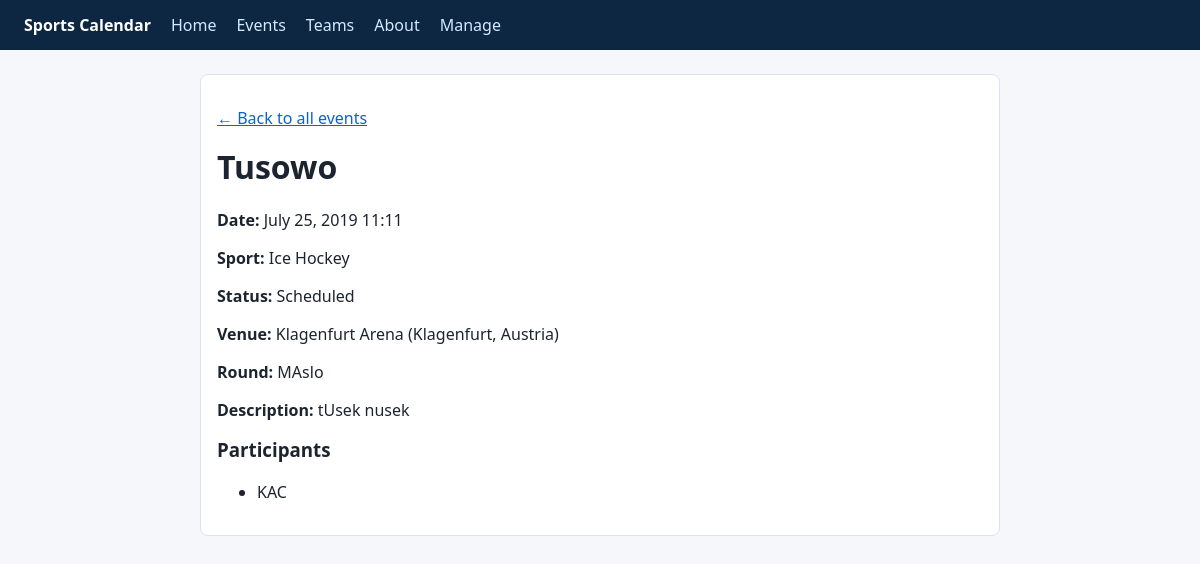
The page /events/3/ on the database its author committed.
### events/models.py (models this page shows, shortened)
class Event(models.Model):
    class Status(models.TextChoices):
        SCHEDULED = "scheduled", "Scheduled"
        POSTPONED = "postponed", "Postponed"
        CANCELLED = "cancelled", "Cancelled"
        FINISHED = "finished", "Finished"
    title = models.CharField(max_length=200)
    start_datetime = models.DateTimeField()
    status = models.CharField(
        max_length=20,
        choices=Status.choices,
        default=Status.SCHEDULED,
    )
    description = models.TextField(blank=True)
    round_label = models.CharField(max_length=100, blank=True)
    _sport = models.ForeignKey(
        Sport,
        on_delete=models.PROTECT,
        related_name="events",
    )
    _venue = models.ForeignKey(
        Venue,
        on_delete=models.SET_NULL,
        null=True,
        blank=True,
        related_name="events",
    )
    class Meta:
        ordering = ["start_datetime", "title"]

class Sport(models.Model):
    name = models.CharField(max_length=100, unique=True)
    slug = models.SlugField(max_length=120, unique=True, blank=True)
    class Meta:
        ordering = ["name"]

class Competitor(models.Model):
    class CompetitorType(models.TextChoices):
        TEAM = "team", "Team"
        ATHLETE = "athlete", "Athlete"
    name = models.CharField(max_length=150)
    short_name = models.CharField(max_length=50, blank=True)
    competitor_type = models.CharField(
        max_length=20,
        choices=CompetitorType.choices,
        default=CompetitorType.TEAM,
    )
    _sport = models.ForeignKey(
        Sport,
        on_delete=models.PROTECT,
        related_name="competitors",
    )
    class Meta:
        ordering = ["name"]
        constraints = [
            models.UniqueConstraint(
                fields=["name", "_sport"],
                name="unique_competitor_per_sport",
            )
        ]

### events/views.py (the view)
# urls.py: path("events/<int:event_id>/", views.event_detail_page, name="event-detail-page"),
@require_http_methods(["GET"])
def event_detail_page(request, event_id):
    event = get_object_or_404(_events_queryset(), pk=event_id)
    return render(request, "events/detail.html", {"event": _event_to_template_data(event)})

### events/views.py (called while the page is built)
def _events_queryset():
    return (
        Event.objects.select_related("_sport", "_venue")
        .prefetch_related(
            Prefetch(
                "event_participants",
                queryset=EventParticipant.objects.select_related("_competitor").order_by(
                    "display_order", "id"
                ),
            )
        )
        .order_by("start_datetime", "title")
    )

def _event_to_template_data(event):
    participants = [
        participant._competitor.name for participant in event.event_participants.all()
    ]
    return {
        "id": event.id,
        "title": event.title,
        "start_datetime": event.start_datetime,
        "status": event.get_status_display(),
        "sport_name": event._sport.name,
        "venue": (
            f"{event._venue.name} ({event._venue.city}, {event._venue.country})"
            if event._venue
            else None
        ),
        "description": event.description,
        "round_label": event.round_label,
        "participants": participants,
    }

### events/templates/events/detail.html (shortened to what this page needs)
{% extends 'base.html' %}
{% block body %}
    <div class="detail-wrap">
        <div class="card">
            <p><a href="{% url 'events-page' %}">&larr; Back to all events</a></p>
            <h1>{{ event.title }}</h1>
            <p><strong>Date:</strong> {{ event.start_datetime|date:"N j, Y H:i" }}</p>
            <p><strong>Sport:</strong> {{ event.sport_name }}</p>
            <p><strong>Status:</strong> {{ event.status }}</p>
            {% if event.venue %}
                <p><strong>Venue:</strong> {{ event.venue }}</p>
            {% endif %}
            {% if event.round_label %}
                <p><strong>Round:</strong> {{ event.round_label }}</p>
            {% endif %}
            {% if event.description %}
                <p><strong>Description:</strong> {{ event.description }}</p>
            {% endif %}
            <h3>Participants</h3>
            <ul>
                {% for participant in event.participants %}
                    <li>{{ participant }}</li>
                {% empty %}
                    <li>No participants assigned</li>
                {% endfor %}
            </ul>
        </div>
    </div>
{% endblock %}

### events/static/events/styles.css (style rules this page uses)
body { font-family: "Segoe UI", Tahoma, sans-serif; margin: 0; background: #f5f7fb; color: #1c2430; }
a { color: #0b63ce; }
.card { background: #fff; border: 1px solid #dce3ee; border-radius: 8px; padding: 16px; }
h1, h2, h3 { margin-top: 0; }
.detail-wrap { max-width: 800px; margin: 24px auto; padding: 0 16px; }

### rows shown on the page
Event: title "Tusowo", start_datetime "July 25, 2019 11:11", status "Scheduled", round_label "MAslo", description "tUsek nusek"
Sport: sport_name "Ice Hockey"
Competitor: participants "KAC"

### other values the page prints
{{ event.venue }} "Klagenfurt Arena (Klagenfurt, Austria)"
